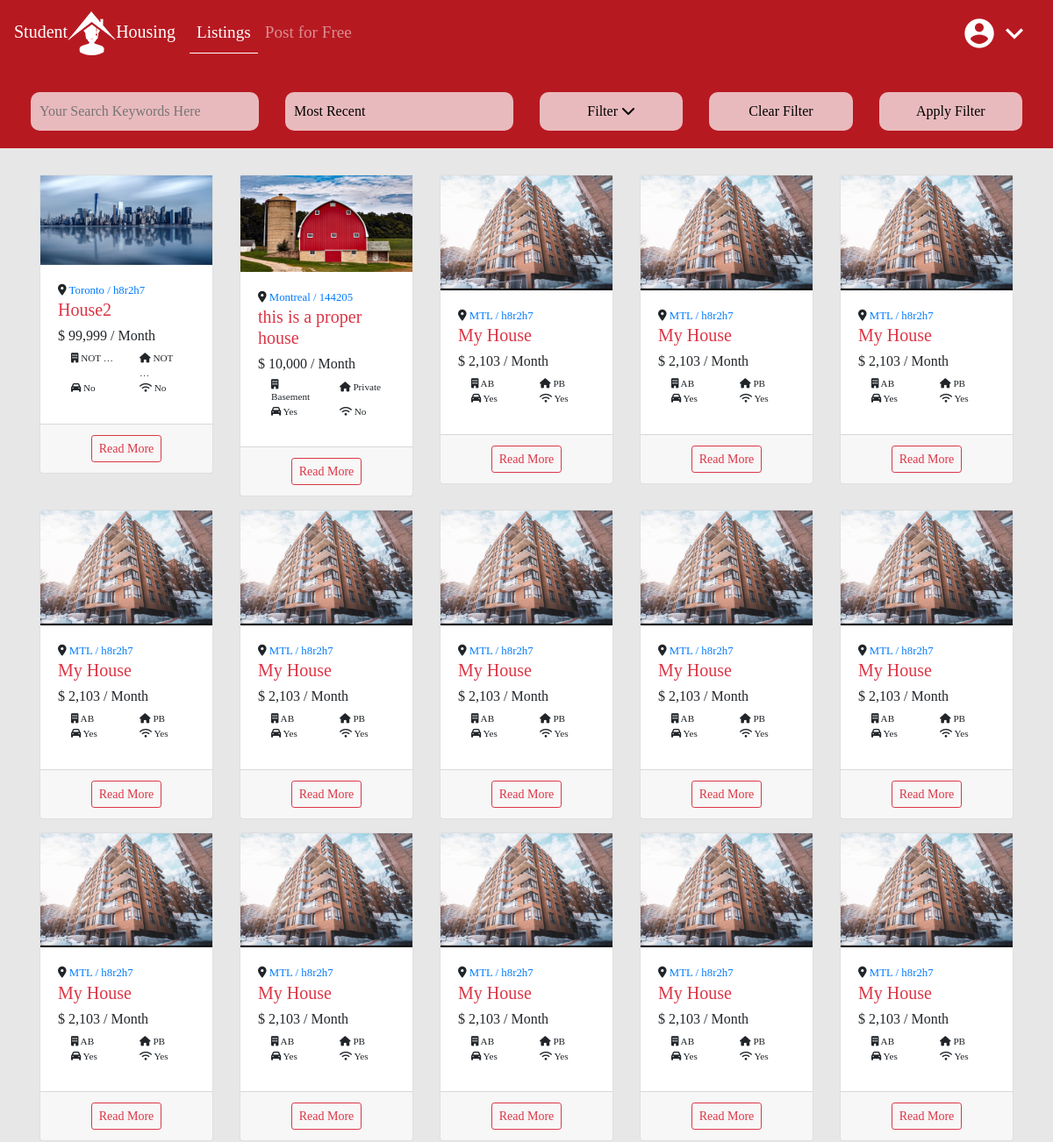
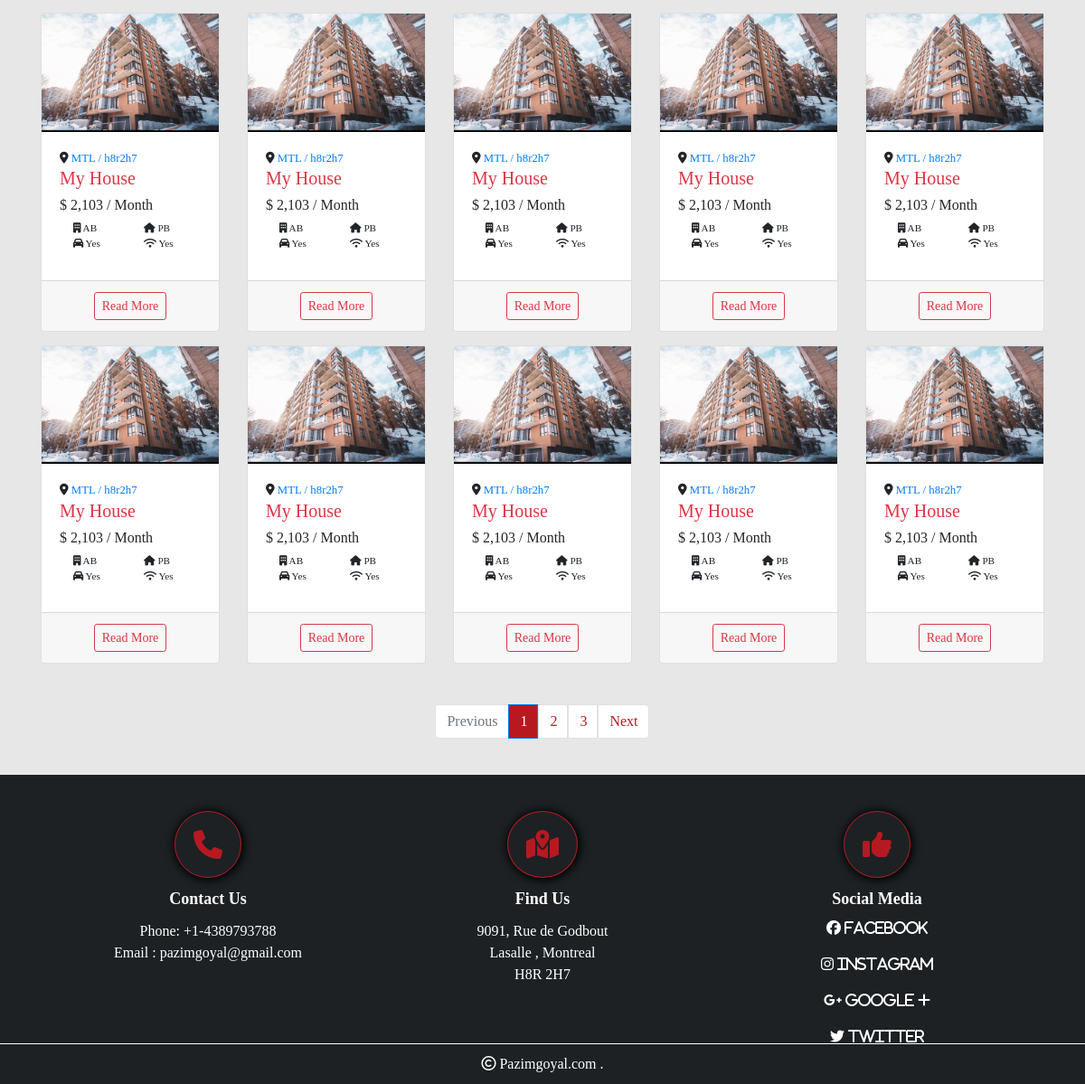
The page /listings/ on the database as committed earlier (2 pictures, top to bottom).
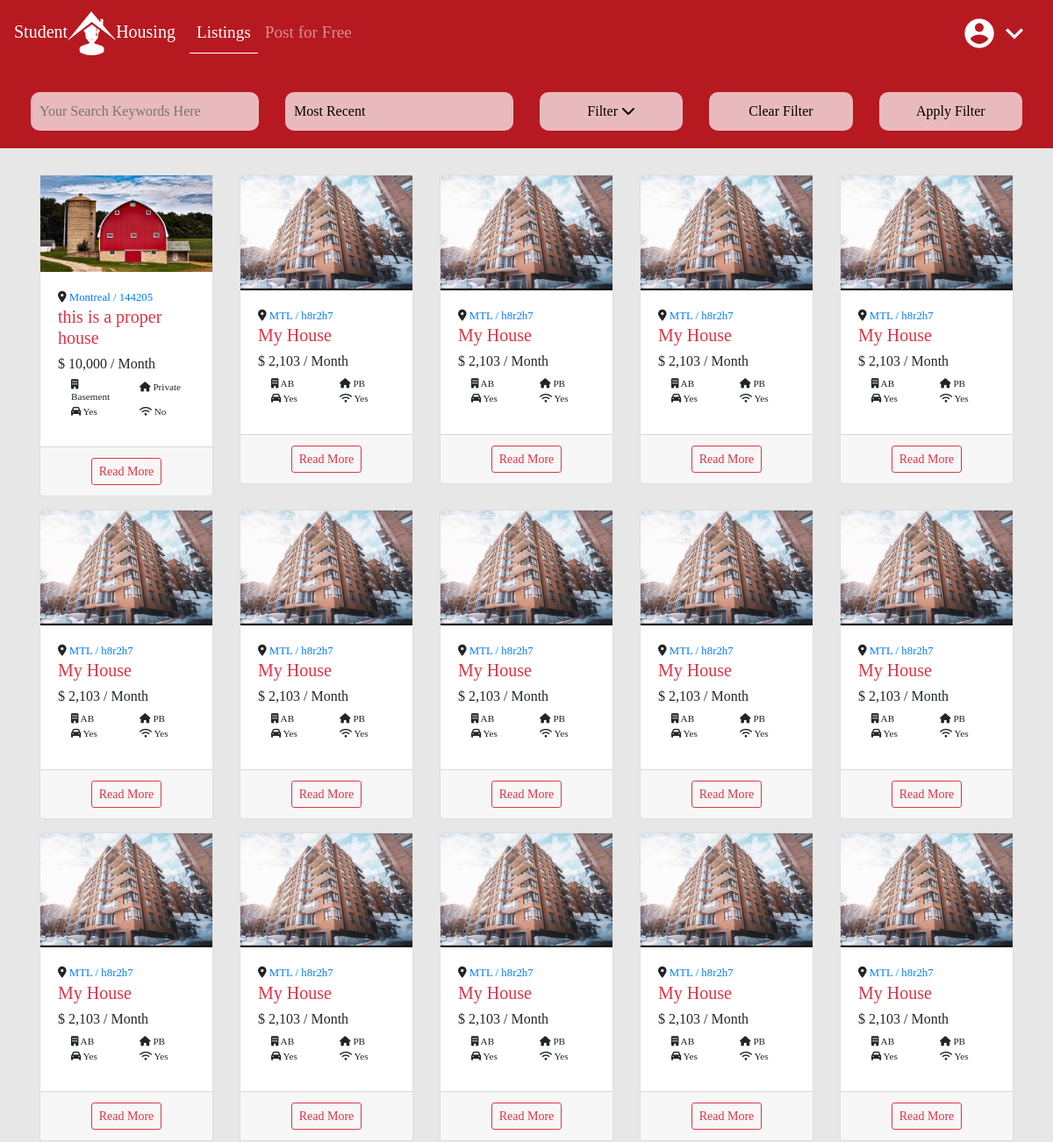
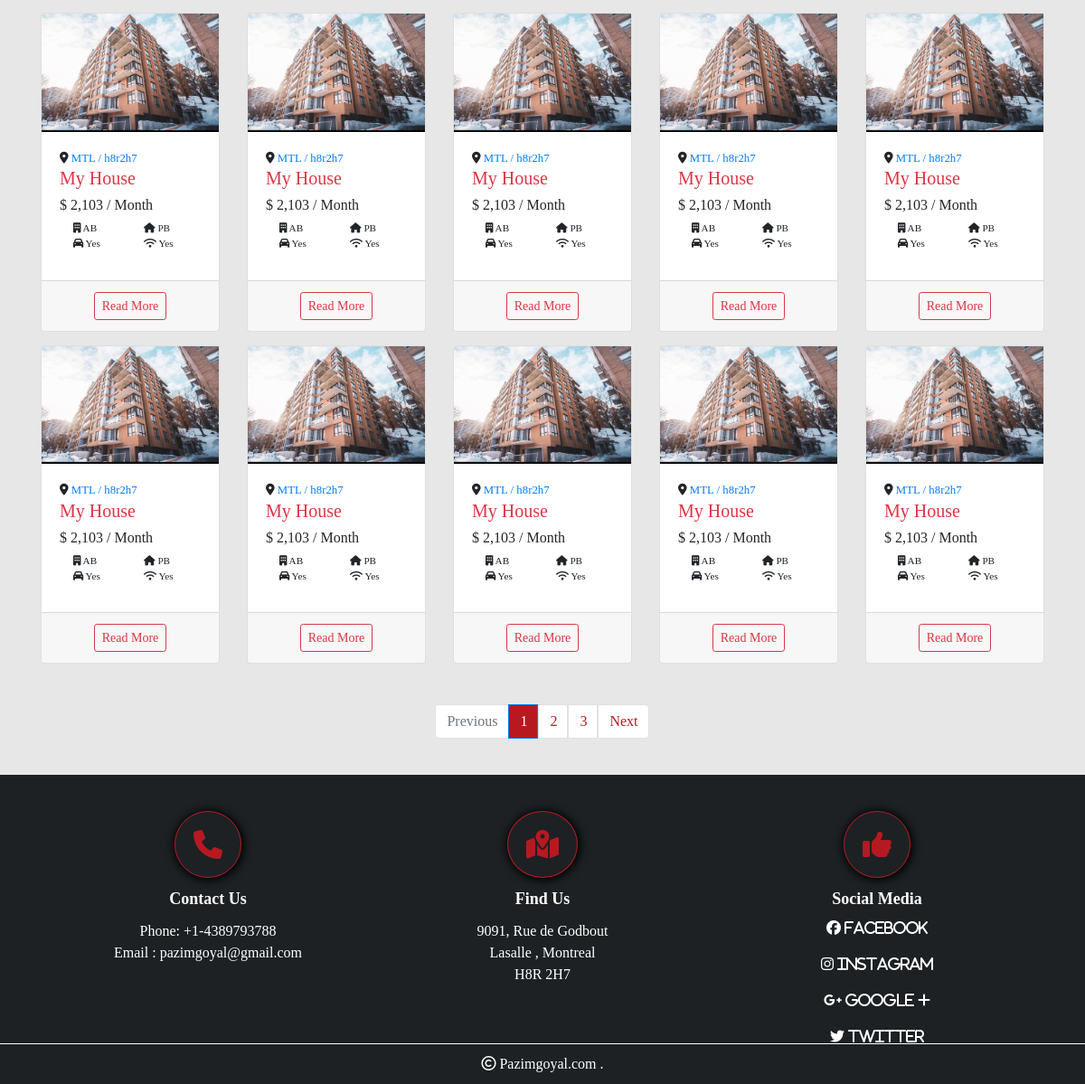
The same page on the database as committed later (2 pictures, top to bottom).
### listings/models.py (models this page shows, shortened)
class HouseListings(models.Model):
    title = models.CharField(max_length=200)
    description = models.TextField(blank=True)
    price = models.IntegerField()
    address = models.CharField(max_length=200, default="")
    city = models.CharField(max_length=10, choices=city)
    zipCode = models.CharField(max_length=10)
    building_type = models.CharField(choices=typeB, max_length=18)
    garage = models.BooleanField(default=False)
    space_given = models.CharField(choices=space, max_length=15)
    created_date = models.DateTimeField(default=timezone.now, blank=True)
    is_published = models.BooleanField(default=True)
    image1 = models.ImageField(upload_to='photos/%Y%m%d/', default="default.jpeg")
    image2 = models.ImageField(upload_to='photos/%Y%m%d/', blank=True)
    image3 = models.ImageField(upload_to='photos/%Y%mb%d/', blank=True)
    image4 = models.ImageField(upload_to='photos/%Y%m%d/', blank=True)
    image5 = models.ImageField(upload_to='photos/%Y%m%d/', blank=True)
    image6 = models.ImageField(upload_to='photos/%Y%m%d/', blank=True)
    image7 = models.ImageField(upload_to='photos/%Y%m%d/', blank=True)
    image8 = models.ImageField(upload_to='photos/%Y%m%d/', blank=True)
    image9 = models.ImageField(upload_to='photos/%Y%mb%d/', blank=True)
    image10 = models.ImageField(upload_to='photos/%Y%m%d/', blank=True)
    image11 = models.ImageField(upload_to='photos/%Y%m%d/', blank=True)
    image12 = models.ImageField(upload_to='photos/%Y%m%d/', blank=True)
    bathrooms = models.DecimalField(max_digits=2, default=1, decimal_places=1)
    electricityIncluded = models.BooleanField(default=False)
    wifiIncluded = models.BooleanField(default=False)
    animalsAllowed = models.BooleanField(default=False)
    furnished = models.TextField(choices=furnish)
    user = models.ForeignKey(User, on_delete=models.CASCADE)
    size = models.DecimalField(blank=True, decimal_places=1, max_digits=2, default=3.5)
    bathrooms = models.DecimalField(blank=True, decimal_places=1, max_digits=2, default=2)

### listings/views.py (the view)
# urls.py: path('', include('listings.urls')),
def listings(request):
    if 'order' in request.GET:
        listing = HouseListings.objects.order_by(request.GET['order'])
    else:
        listing = HouseListings.objects.order_by('-created_date')
    if 'keywords' in request.GET:
        keywords = request.GET['keywords']
        if keywords:
            listing = listing.filter(description__icontains=keywords)
    if 'city' in request.GET:
        keywords = request.GET['city']
        if keywords != 'c':
            listing = listing.filter(city__iexact=keywords)
    if 'space_given' in request.GET:
        keywords = request.GET['space_given']
        if keywords != 'NOT AVAILABLE':
            listing = listing.filter(space_given__iexact=keywords)
    if 'building_type' in request.GET:
        keywords = request.GET['building_type']
        if keywords != 'NOT AVAILABLE':
            listing = listing.filter(building_type__iexact=keywords)
    if 'min_price' in request.GET:
        keywords = request.GET['min_price']
        if keywords:
            listing = listing.filter(price__gte=keywords)
    if 'max_price' in request.GET:
        keywords = request.GET['max_price']
        if keywords:
            listing = listing.filter(price__lte=keywords)
    if 'size' in request.GET:
        keywords = request.GET['size']
        if keywords:
            listing = listing.filter(size=Decimal(keywords))
    if 'bathroom' in request.GET:
        keywords = request.GET['bathroom']
        if keywords:
            listing = listing.filter(bathrooms=Decimal(keywords))
    if 'furniture' in request.GET:
        keywords = request.GET['furniture']
        if keywords != 'NOT AVAILABLE':
            listing = listing.filter(furnished__iexact=keywords)
    if 'garage' in request.GET:
        listing = listing.filter(garage=1)
    if 'animalsAllowed' in request.GET:
        listing = listing.filter(animalsAllowed=1)
    if 'electricityIncluded' in request.GET:
        listing = listing.filter(electricityIncluded=1)
    if 'wifiIncluded' in request.GET:
        listing = listing.filter(wifiIncluded=1)
    paginator = Paginator(listing, 25)
    page = request.GET.get('page')
    paged_listings = paginator.get_page(page)
    return render(request, 'listings.html',
                  {'items': paged_listings, 'vals': request.GET, 's': space_type_c, 'c': city_c, 'b': building_type_c,
                   'o': order_c, 'f': furnished_c})

### templates/listings.html (shortened to what this page needs)
{% extends 'base.html' %}
{% load humanize%}
{% block content %}
<div class="filter-listing">
    <form action="{%url 'listings'%}">
        <div>
            <div class="row">
                <div class="col-lg-3 col-12">
                    <input type="search" placeholder="Your Search Keywords Here" name="keywords"
                           value="{{vals.keywords}}">
                </div>
                <div class="col-lg-3 col-6">
                    <select class="listing-filter-dpd" name="order" onchange="this.form.submit()">
                 {% for i,j in o.items %}
                        <option value="{{i}}" {%if i == vals.order %} selected {%endif%}>{{j}}</option>
                        {%endfor%}
                    </select>
                </div>
                <div class="col-lg-2 col-6 listing-filter-b">
                    <button type="button" data-toggle="collapse" data-target="#collapseExample2"
                            aria-expanded="false"> Filter
                        <i class="fas fa-chevron-down  js-rotate-if-collapsed"></i>
                    </button>
                </div>
                <div class="col-lg-2 col-6">
                    <input type="reset" value="Clear Filter" onchange="this.form.submit()">
                </div>
                <div class="col-lg-2 col-6">
                    <input type="submit" value="Apply Filter">
                </div>
            </div>
        </div>
    </form>
</div>
<div class="row row-cols-lg-3 row-cols-md-2 row-cols-1 row-cols-xl-5 main-listing" style="padding: 30px;">
    {% if items%}
    {% for item in items%}
    <div class="col listings" style="margin-bottom: 15px;">
        <div class="card">
            <div class="card-img ">
                <img class="img-responsive" src="{{item.image1.url}}">
            </div>
            <div class="card-body">
                <div class="card-title">
                    <small><i class="fa fa-map-marker"></i><a href="#"> {{item.city}} /
                        {{item.zipCode|lower}}</a>
                    </small>
                    <h5 class="text-danger">{{item.title|truncatewords:5}}</h5>
                    <h6>$ {{item.price|intword|intcomma}} / Month</h6>
                    <div class="smallerItems row row-cols-2">
                        <div class="col info_item"><i class="fa fa-building"></i>
                            {{item.building_type|cut:"Building"|truncatewords:1}}
                        </div>
                        <div class="col info_item"><i class="fa fa-home"></i>
                            {{item.space_given|cut:"Bedroom"|truncatewords:1}}
                        </div>
                        <div class="col info_item"><i class="fa  fa-car"></i> {{item.garage|yesno:"Yes,No"}}</div>
                        <div class="col info_item"><i class="fa  fa-wifi "></i> {{item.wifiIncluded|yesno:"Yes,No"}}
                        </div>
                    </div>
                </div>
            </div>
            <div class="card-footer">
                <div class="d-flex justify-content-around">
                    <div>
                        <a type="button" class="btn btn-outline-danger btn-sm" href="{{item.id}}">Read More</a>
                    </div>
                </div>
            </div>
        </div>
    </div>
    {%endfor%}
    {%else%}
    <center><h3>No results found for search parameters</h3></center>
    {%endif%}
</div>
<nav aria-label="Page navigation example">
    {% if items.has_other_pages%}
    <ul class="pagination justify-content-center">
        {%if items.has_previous%}
        <li class="page-item">
            <a class="page-link" href="?page={{items.previous_page_number}}" tabindex="-1">Previous</a>
        </li>
        {% else%}
        <li class="page-item disabled">
            <a class="page-link" href="#" tabindex="-1">Previous</a>
        </li>
        {% endif%}
        {% for i in items.paginator.page_range%}
        {% if items.number == i %}
        <li class="page-item active"><a class="page-link" href="?page={{i}}">{{i}}</a></li>
        {% else%}
        <li class="page-item"><a class="page-link" href="?page={{i}}">{{i}}</a></li>
        {% endif%}
        {% endfor%}
        {%if items.has_next%}
        <li class="page-item">
            <a class="page-link" href="?page={{items.next_page_number}}">Next</a>
        </li>
        {% else %}
        <li class="page-item disabled">
            <a class="page-link" href="">Next</a>
        </li>
        {%endif%}
    </ul>
    {% endif%}
</nav>
{% endblock %}}

### templates/base.html (shortened to what this page needs)
{% load static %}
<html lang="en">
<head>
    <link rel="stylesheet" href="{% static 'css/bootstrap.min.css' %}">
    <link rel="stylesheet" href="{% static 'css/lightbox.css' %}">
    <link rel="stylesheet" type="text/css" href="{% static 'css/style1.css' %}">
</head>
<body>
<nav class="navbar fixed-top navbar-expand-lg navbar-dark main-nav">
    <a class="navbar-brand" href="/">Student<img src="{% static 'img/logo.png' %}" height="50">Housing</a>
    <div class="collapse navbar-collapse" id="navbarSupportedContent">
        <ul class="navbar-nav mr-auto">
            <li class="nav-item">
                <a class="nav-link {% ifequal request.path '/listings/'%} active {% endifequal%}" href="/listings">Listings</a>
            </li>
            <li class="nav-item">
                <a class="nav-link  {% ifequal request.path '/addListing/'%} active {% endifequal%}" href="/addListing">Post
                    for Free</a>
            </li>
        </ul>
        <ul class="navbar-nav ml-auto">
            <li class="nav-item dropdown active">
                <a class="nav-link account" data-toggle="dropdown" id="navbarDropdown">
                    <i class="material-icons">account_circle</i><i class="material-icons">
                </i>
                </a>
            </li>
        </ul>
    </div>
</nav>
{% block content%}{%endblock%}
<footer class="page-footer">
<div class="container">
    <div class="top-footer row row-cols-lg-3 row-cols-1">
        <div class="footer-item">
            <div class="footer-logo"><i class="fas fa-phone fa-2x"></i></div>
            <div class="footer-text-title">Contact Us</div>
            <div class="footer-text">Phone: +1-4389793788 <br>Email : pazimgoyal@gmail.com</div>
        </div>
        <div class="footer-item">
            <div class="footer-logo"><i class="fas fa-map-marked-alt fa-2x"></i></div>
            <div class="footer-text-title">Find Us</div>
            <div class="footer-text">9091, Rue de Godbout<br>Lasalle , Montreal<br>H8R 2H7</div>
        </div>
        <div class="footer-item">
            <div class="footer-logo"><i class="fas fa-thumbs-up fa-2x"></i></div>
            <div class="footer-text-title">Social Media</div>
            <div class="footer-text">
                <i class="fab fa-facebook"> Facebook</i>
                <br>
                <br>
                <i class="fab fa-instagram"> Instagram</i>
                <br>
                <br>
                <i class="fab fa-google-plus-g"> Google + </i>
                <br>
                <br>
                <i class="fab fa-twitter"> Twitter</i>
            </div>
        </div>
    </div>
</div>
    <div class="row bottom-footer">
        <div class="col-lg-4"></div>
        <div class="col-lg-4"><i class="far fa-copyright"></i> Pazimgoyal.com .</div>
        <div class="col-lg-4"></div>
    </div>
</footer>
</body>
</html>

### StudentHomes/static/css/style1.css (style rules this page uses)
* { max-width: 100%; margin: 0px; padding: 0px; -webkit-appearance: none; }
body { background: #e7e7e7; font-family: 'Vollkorn', serif; padding-top: 75px; }
.navbar .nav-link { transition: border 1s; }
.navbar .nav-link.active { border-bottom: 1px solid #fff; }
.row { margin-left: 0px; margin-right: 0px; }
.top-footer { margin-top: 40px; }
.top-footer .footer-logo { padding: 20px; max-width: fit-content; border: 1px solid #b71921; color: #b71921; box-shadow: 1px 1px 10px 2px #000; border-radius: 50%; margin: auto; transition: transform 1s; }
.bottom-footer { text-align: center; border-top: 1px solid #fff; padding: 10px; }
.top-footer .footer-item { padding-top: 40px; text-align: center; }
.top-footer .footer-text-title { padding: 10px; font-weight: bold; font-size: large; }
.page-footer { background-color: #1d2124; color: #fff; text-decoration: none; }
.main-nav { background-color: #b71921; font-size: larger; }
.navbar .material-icons { font-size: 40px; }
.account { cursor: pointer; }
.card { margin: auto; transition: box-shadow .5s; }
.card img { width: 100%; }
.card-img { border-radius: 0px 0px 0 0; max-height: 180px; overflow: hidden; }
.filter-listing { background: #b71921; padding: 20px; }
.filter-listing input, .filter-listing select, .listing-filter-b button { margin-top: 10px; width: 100%; padding: 10px; background-color: rgba(255, 255, 255, .7); border: none; border-radius: 10px; }
.info_item { font-size: .7em; }
.pagination .page-link { color: #b71921; }
.pagination .page-item.active .page-link { background-color: #b71921; color: #fff; }

Rows that differ between the two databases and show on the page:
removed HouseListings: image1 (picture), city "Toronto", zipCode "h8r2h7", title "House2", price "99,999", building_type "NOT …", space_given "NOT …", garage "No", wifiIncluded "No"
now on this page (row unchanged): HouseListings: image1 (picture), city "MTL", zipCode "h8r2h7", title "My House", price "2,103", building_type "AB", space_given "PB", garage "Yes", wifiIncluded "Yes"
